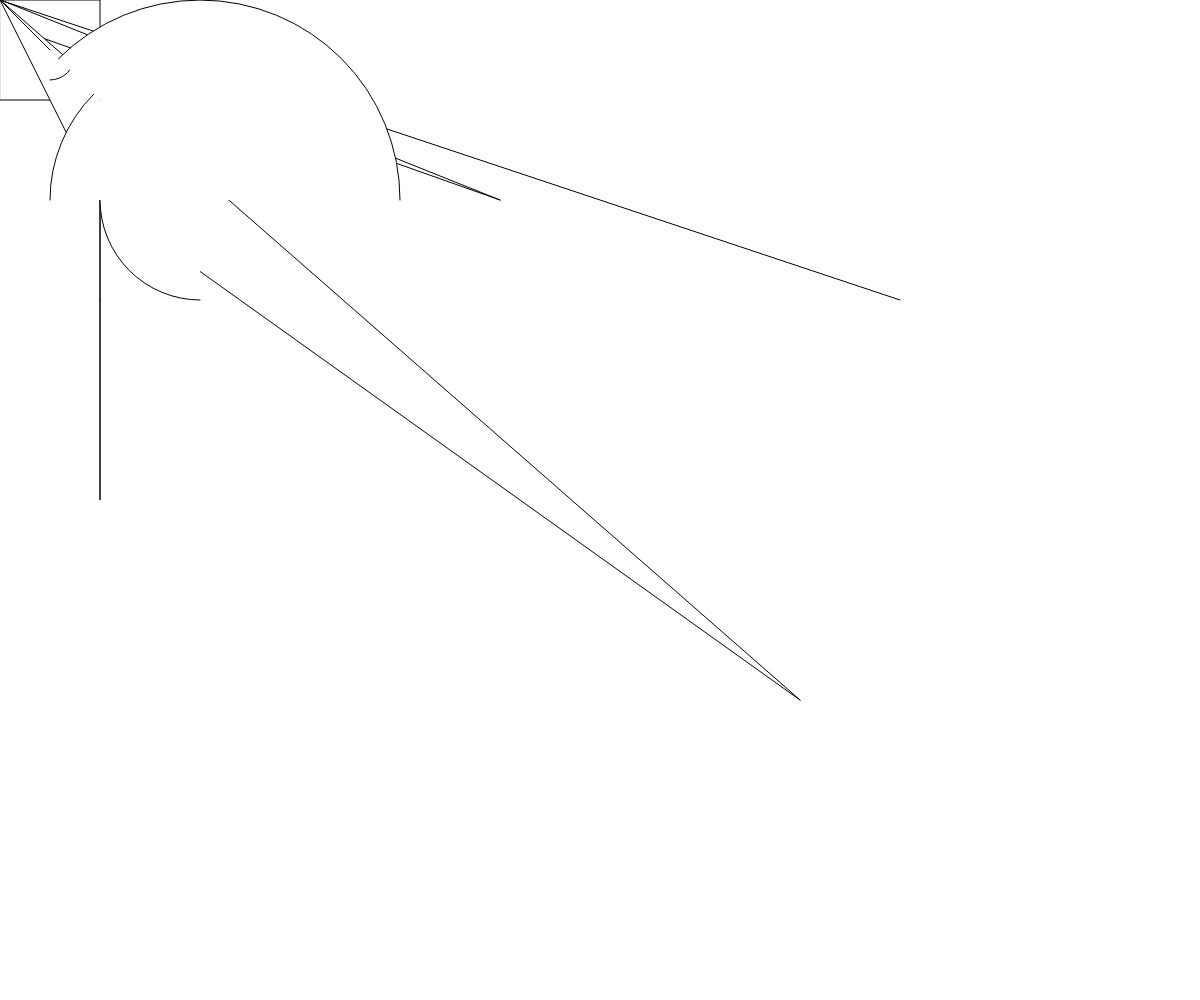
Frame 1 (no input)
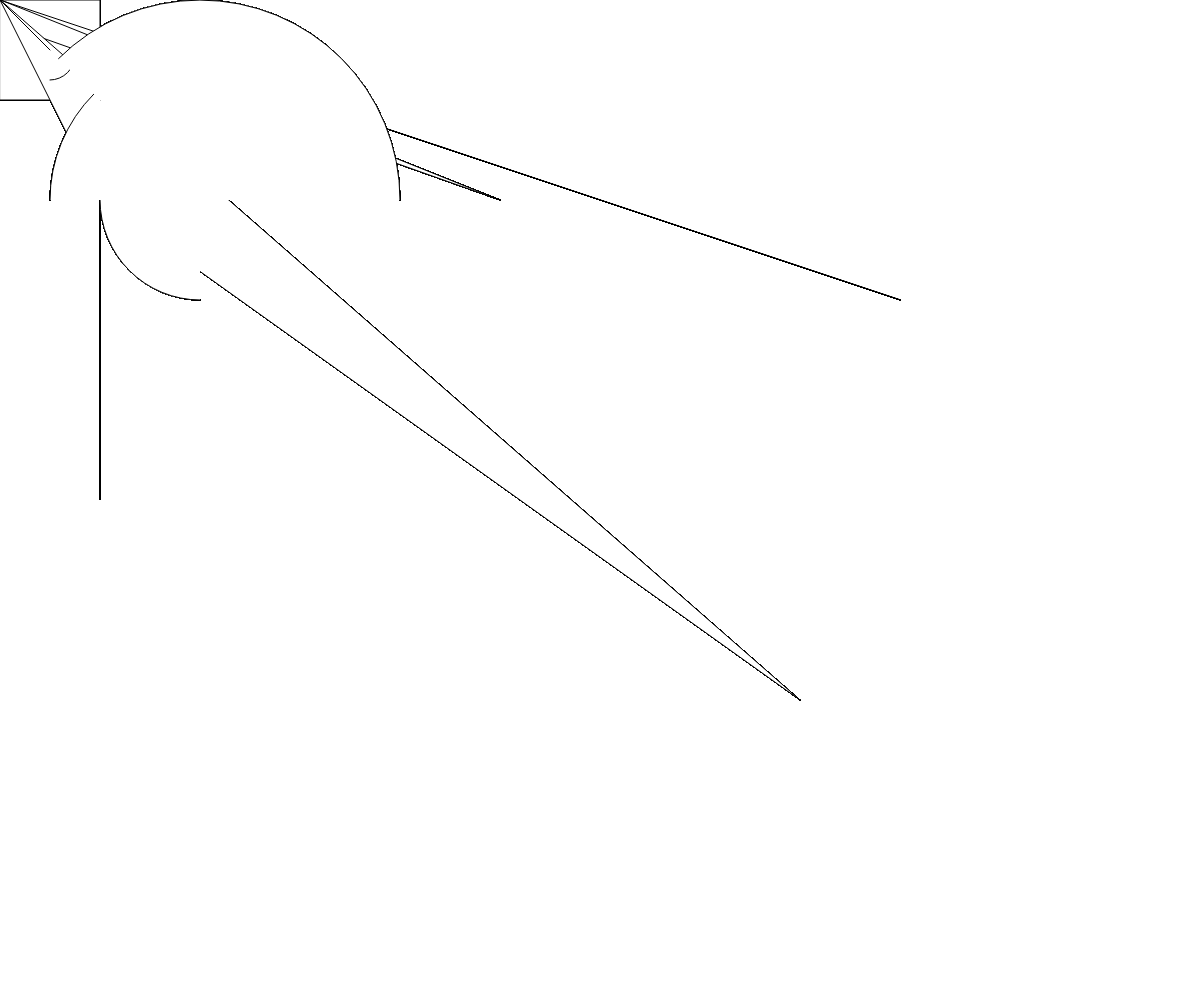
Frame 60 (no input)
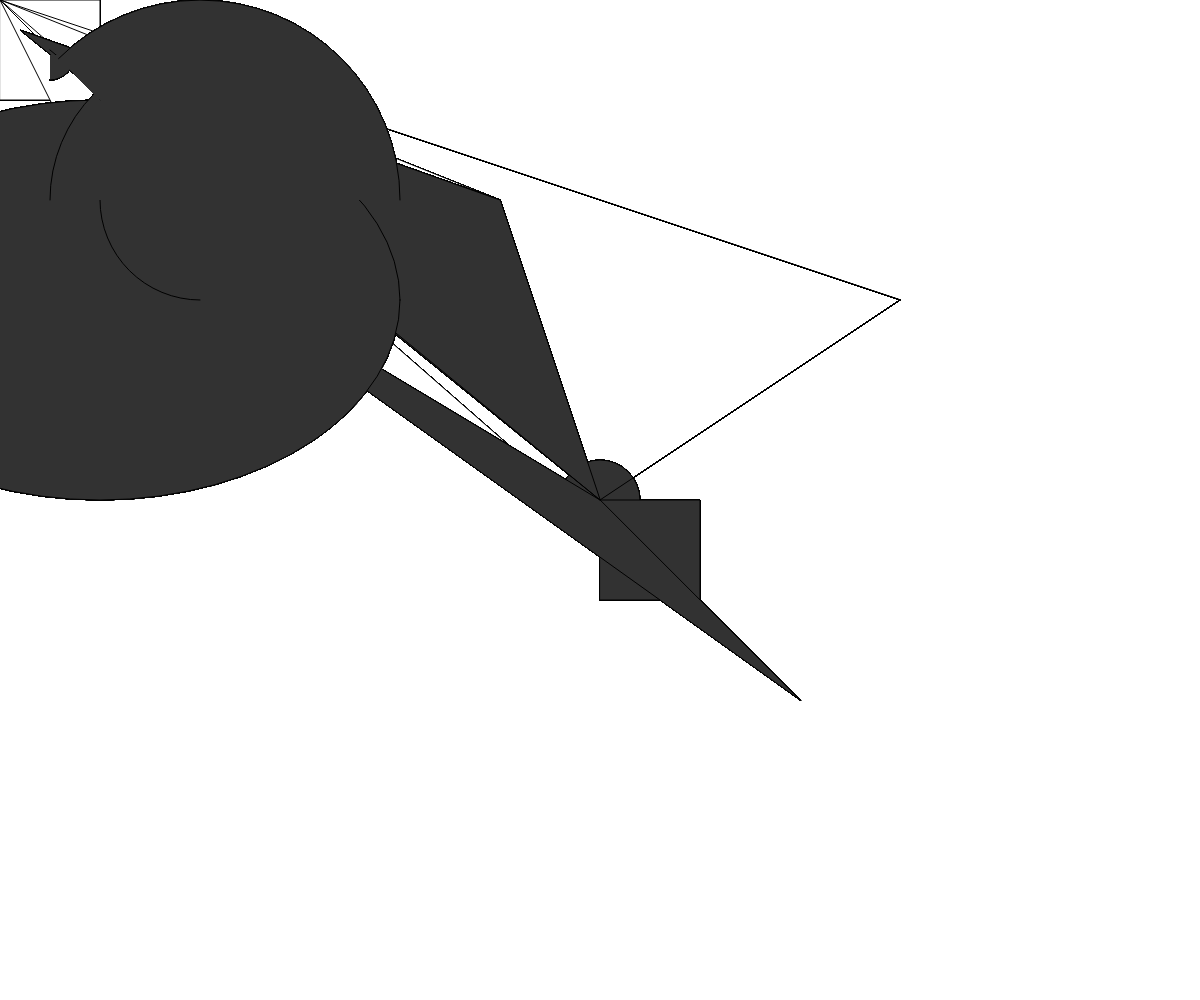
Frame 120 (the mouse pressed at the canvas centre since frame 60)

The p5.js sketch that drew these frames (run headless with seeded random() and noise() and a simulated clock; from frame 60 on, the mouse is pressed at the canvas centre):

// p5.js sketch
// ── sketch.js
/* global alpha blue brightness color green hue lerpColor lightness red saturation p5.Color background clear colorMode fill noFill noStroke stroke arc ellipse circle line point quad rect square triangle ellipseMode noSmooth rectMode smooth strokeCap strokeJoin strokeWeight bezier bezierDetail bezierPoint bezierTangent curve curveDetail curveTightness curvePoint curveTangent beginContour beginShape bezierVertex curveVertex endContour endShape quadraticVertex vertex plane box sphere cylinder cone ellipsoid torus p5.Geometry loadModel model HALF_PI PI QUARTER_PI TAU TWO_PI DEGREES RADIANS print frameCount deltaTime focused cursor frameRate noCursor displayWidth displayHeight windowWidth windowHeight windowResized width height fullscreen pixelDensity displayDensity getURL getURLPath getURLParams preload setup draw remove disableFriendlyErrors noLoop loop push pop redraw p5.Element select selectAll removeElements changed input createDiv createP createSpan createImg createA createSlider createButton createCheckbox createSelect createRadio createColorPicker createInput createFileInput createVideo createAudio VIDEO AUDIO createCapture createElement p5.MediaElement p5.Graphics createCanvas resizeCanvas noCanvas createGraphics blendMode setAttributes applyMatrix resetMatrix rotate rotateX rotateY rotateZ scale shearX shearY translate storeItem getItem clearStorage removeItem createStringDict createNumberDict p5.TypedDict p5.NumberDict append arrayCopy concat reverse shorten shuffle sort splice subset float int str boolean byte char unchar hex unhex join match matchAll nf nfc nfp nfs split splitTokens trim deviceOrientation accelerationX accelerationY accelerationZ pAccelerationX pAccelerationY pAccelerationZ rotationX rotationY rotationZ pRotationX pRotationY pRotationZ turnAxis setMoveThreshold setShakeThreshold deviceMoved deviceTurned deviceShaken keyIsPressed key keyCode keyPressed keyReleased keyTyped keyIsDown movedX movedY mouseX mouseY pmouseX pmouseY winMouseX winMouseY pwinMouseX pwinMouseY mouseButton mouseIsPressed mouseMoved mouseDragged mousePressed mouseReleased mouseClicked doubleClicked mouseWheel requestPointerLock exitPointerLock touches touchStarted touchMoved touchEnded createImage saveCanvas saveFrames p5.Image loadImage image tint noTint imageMode pixels blend copy filter get loadPixels set updatePixels loadJSON loadStrings loadTable loadXML loadBytes httpGet httpPost httpDo p5.XML createWriter p5.PrintWriter save saveJSON saveStrings saveTable p5.Table p5.TableRow day hour minute millis month second year createVector p5.Vector abs ceil constrain dist exp floor lerp log mag map max min norm pow round sq sqrt noise noiseDetail noiseSeed randomSeed random randomGaussian acos asin atan atan2 cos sin tan degrees radians angleMode textAlign textLeading textSize textStyle textWidth textAscent textDescent loadFont text textFont p5.Font orbitControl debugMode noDebugMode ambientLight directionalLight pointLight lights lightFalloff loadShader createShader shader resetShader normalMaterial texture textureMode textureWrap ambientMaterial emissiveMaterial specularMaterial shininess p5.Shader camera perspective ortho createCamera p5.Camera setCamera */

function setup () {
  // put setup code here
  createCanvas(window.innerWidth, window.innerHeight)
}

function draw () {
  // put drawing code here
  if (mouseIsPressed) {
    fill(50)
  } else {
    fill(1000)
  }
  ellipse(mouseX, mouseY, 80, 80)
  square(mouseX, mouseY, 100)
  triangle(mouseX, mouseY, 20, 30, 500, 200)
  triangle(800, 700, 100, 200, mouseX, mouseY)
  line(mouseX, mouseY, 900, 300);
  line(50, 50, mouseX, mouseY);
  ellipse(100, 300, mouseX, 400);
arc(50, 55, 50, 50, 0, HALF_PI);
arc(200, 200, 200, 200, HALF_PI, PI);
arc(200, 200, 300, 300, PI, PI + QUARTER_PI);
arc(200, 200, 400, 400, PI + QUARTER_PI, TWO_PI);

}
